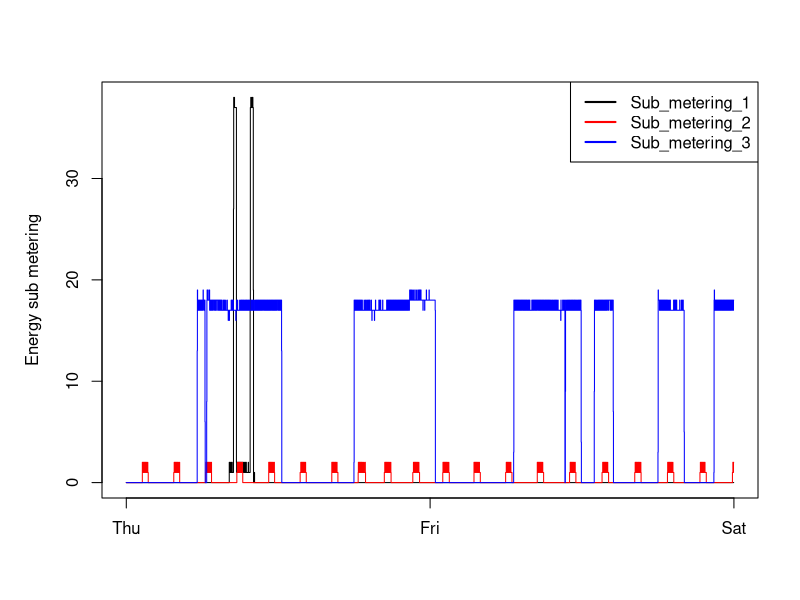

This figure's R source:
# Read February data (created from dataset using getFebData.R)
library(data.table)
df <- fread("./data/feb_household.csv")
df <- df[, -1]

# Create and save the plot as PNG file
png(filename = "plot3.png")
par(mar = c(5.1, 5.1, 4.1, 2.1))
dates_vec <- as.POSIXct(c("2007-02-01", "2007-02-02", "2007-02-03"), tz="UTC")
labels_vec <- weekdays(dates_vec, abbreviate = TRUE)
plot(df$Date, df$Sub_metering_1, type = "S", xaxt = "n",
     xlab="", ylab="Energy sub metering")
axis(side = 1, at = dates_vec, labels = labels_vec)
points(df$Date, df$Sub_metering_2, type = "S", col="red")
points(df$Date, df$Sub_metering_3, type = "S", col="blue")
legend("topright", legend = names(df)[6:8], col = c("black", "red", "blue"),
       lty = c(1, 1, 1), lwd = 2)
dev.off()
